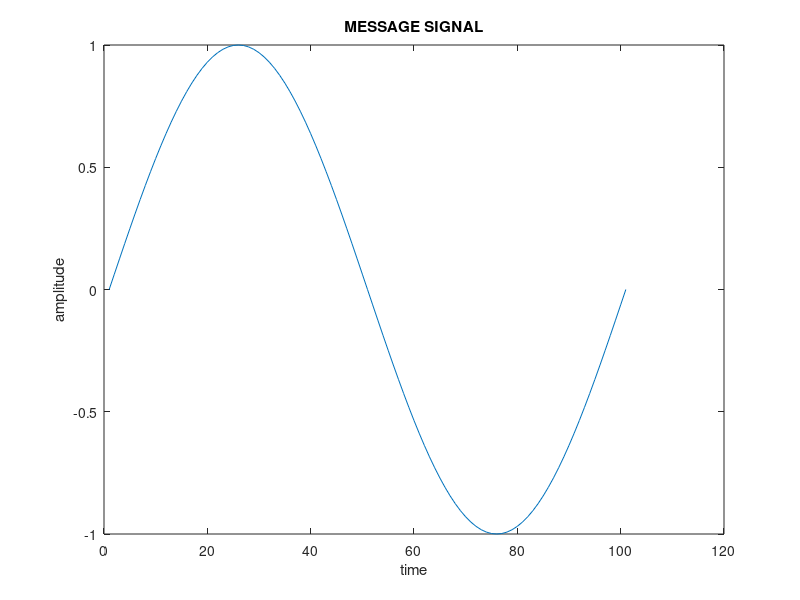
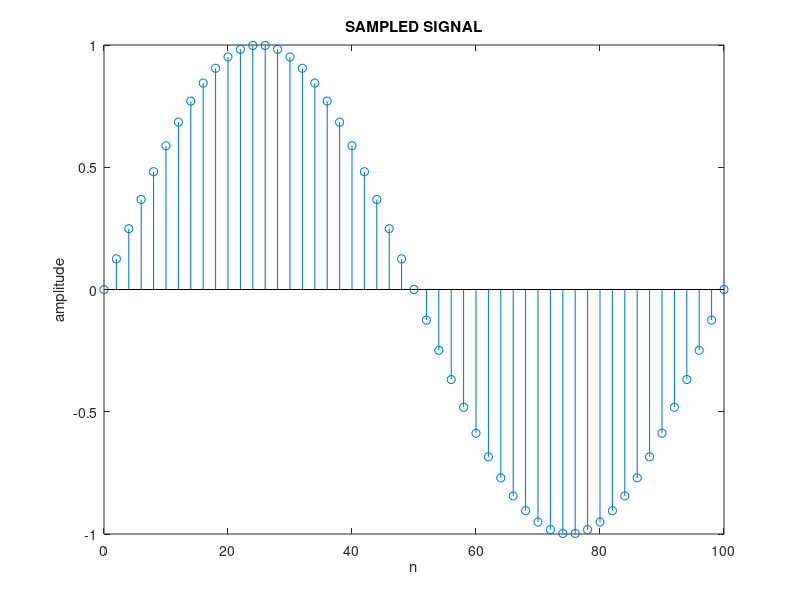
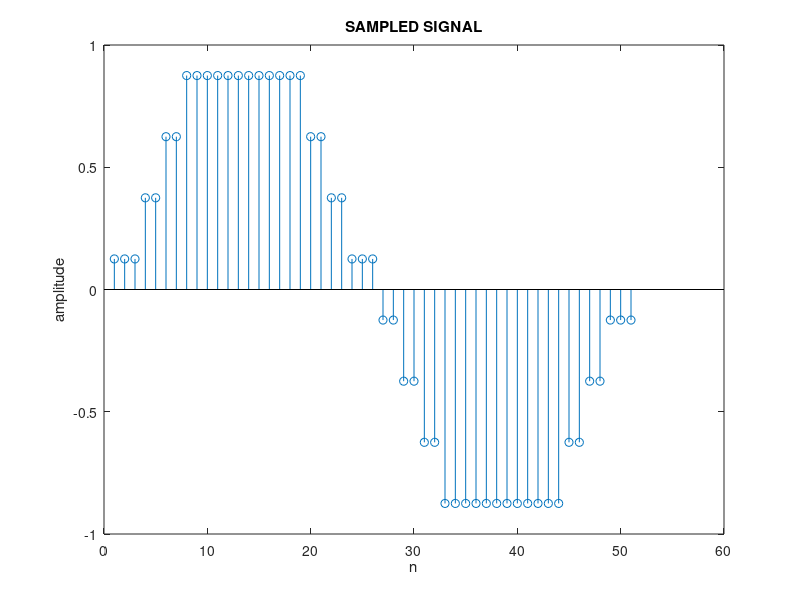
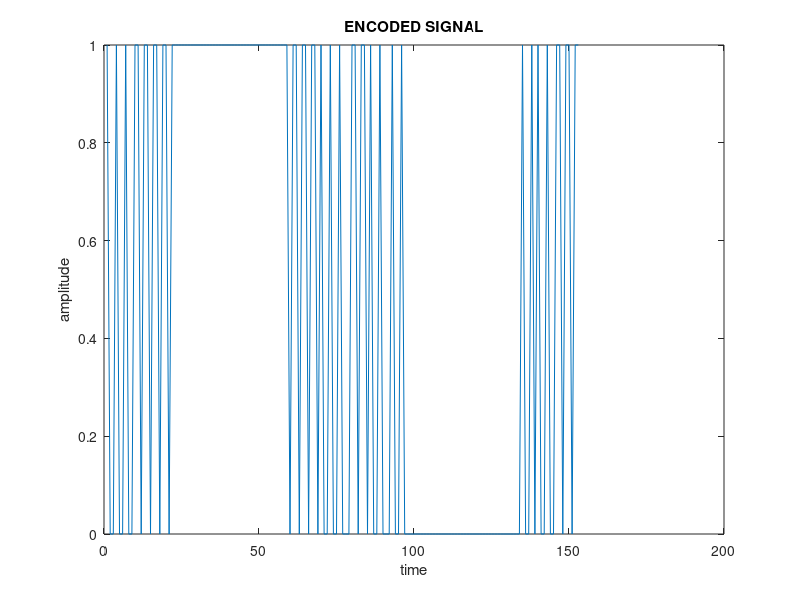

Recreate these plots in MATLAB, in order.
clc;
clear all;
close all;
t=0:0.01:1;  %range for the message signal
A=1;
f=1;      %frequency  
msg_sig=A*sin(2*pi*f*t);  %message signal

plot(msg_sig);
xlabel('time');
ylabel('amplitude');
title('MESSAGE SIGNAL');
n=0:2:100;   %sampling range
samp_sig=A*sin(2*pi*f*n/100);
figure
stem(n,samp_sig);
xlabel('n');
ylabel('amplitude');
title('SAMPLED SIGNAL');
encoded=[];
sampled=samp_sig;
for i=1:length(samp_sig)  %encoding done based upon the values
    if (samp_sig(i)>=0 & samp_sig(i)<0.25)
        sampled(i)=0.125;
        encoded=[encoded [1 0 0]];
    end
    if (samp_sig(i)>=0.25 & samp_sig(i)<0.5)
        sampled(i)=0.375;
        encoded=[encoded [1 1 0]];
    end
    if (samp_sig(i)>=0.5 & samp_sig(i)<0.75)
        sampled(i)=0.625;
        encoded=[encoded [1 1 0]];
    end
    if (samp_sig(i)>=0.75 & samp_sig(i)<1)
        sampled(i)=0.875;
        encoded=[encoded [1 1 1]];
    end
    if (samp_sig(i)<0 & samp_sig(i)>=-0.25)
        sampled(i)=-0.125;
        encoded=[encoded [0 1 1]];
    end
    if (samp_sig(i)<-0.25 & samp_sig(i)>=-0.5)
        sampled(i)=-0.375;
        encoded=[encoded [0 1 0]];
    end
     if (samp_sig(i)<-0.5 & samp_sig(i)>=-0.75)
        sampled(i)=-0.625;
        encoded=[encoded [0 0 1]];
     end
     if (samp_sig(i)<-0.75 & samp_sig(i)>=-1)
        sampled(i)=-0.875;
        encoded=[encoded [0 0 0]];
    end
end
figure
stem(sampled);
xlabel('n');
ylabel('amplitude');
title('SAMPLED SIGNAL');
figure
plot(encoded);
xlabel('time');
ylabel('amplitude');
title('ENCODED SIGNAL');

demod=[];
%decoding

decoded=[];
j=1;
for i=1:3:153;   %decoding is done based on the each three values
    if encoded(i)==0 & encoded(i+1)==0 & encoded(i+2)==0
        demod(j)=-0.875;
    end
    if encoded(i)==0 & encoded(i+1)==0 & encoded(i+2)==1
        demod(j)=-0.625;
    end
    if encoded(i)==0 & encoded(i+1)==1 & encoded(i+2)==0
        demod(j)=-0.375;
    end
    if encoded(i)==0 & encoded(i+1)==1 & encoded(i+2)==1
        demod(j)=-0.125;
    end
    if encoded(i)==1 & encoded(i+1)==1 & encoded(i+2)==1
        demod(j)=0.875;
    end
    if encoded(i)==1 & encoded(i+1)==1 & encoded(i+2)==0
        demod(j)=0.625;
    end
    if encoded(i)==1 & encoded(i+1)==0 & encoded(i+2)==1
        demod(j)=0.375;
    end
    if encoded(i)==1 & encoded(i+1)==0 & encoded(i+2)==0
        demod(j)=0.125;
    end
    j=j+1;
end
figure
stem(0:50,demod);
xlabel('n');
ylabel('amplitude');
title('DECODED SIGNAL');
figure
plot(0:50,demod);
xlabel('time');
ylabel('amplitude');
title('DEMODULATED SIGNAL');